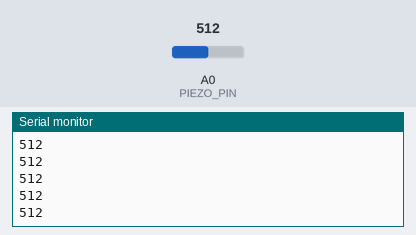
Bench run of a sketch on a simulated Arduino Uno, built with avr-gcc and run on an emulated ATmega328P. On the bench: the last lines printed to the serial monitor. Inputs (shaded band) come from the test bench; at power-on: A0 (PIEZO_PIN) = 512.

Above: at 1.2 s.
1.3 s: A0 (PIEZO_PIN) set to 716
At 1.31 s:
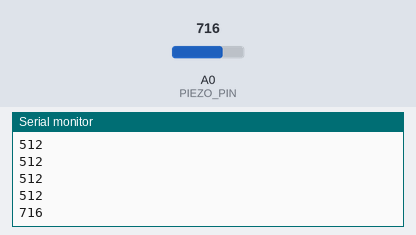
2.8 s: A0 (PIEZO_PIN) set to 900
At 2.81 s:
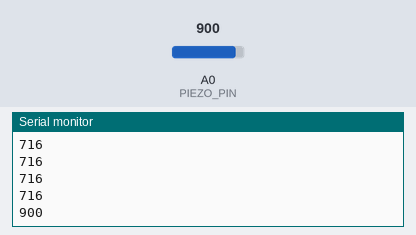
Timing chart, 0 to 5.8 s (numbered marks = the images above; inputs shaded):
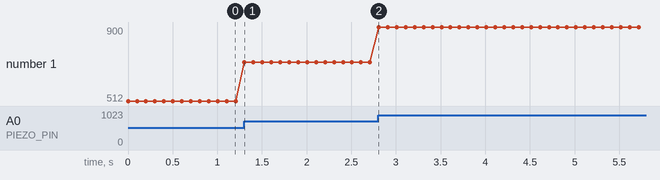

The sketch:

PiezoSensor.ino
```cpp
const int PIEZO_PIN = A0; // Piezo output
// one pin to ground
// one pin to A0
// a 1M ohm resister btw the gnd and A0

void setup()
{
  Serial.begin(115200);
}

void loop()
{
  // Read Piezo ADC value in, and convert it to a voltage
  int piezoADC = analogRead(PIEZO_PIN);
  float piezoV = piezoADC ;
  Serial.println(piezoADC); // Print the voltage.
  delay(100);
}
```

Measured:
- after the input at 1.3 s, the serial monitor: prints a new line at once (image 1)
- after the input at 2.8 s, the serial monitor: prints a new line at once (image 2)
- plotted number 1: 512 → 716 after the input at 1.3 s, 716 → 900 after the input at 2.8 s
